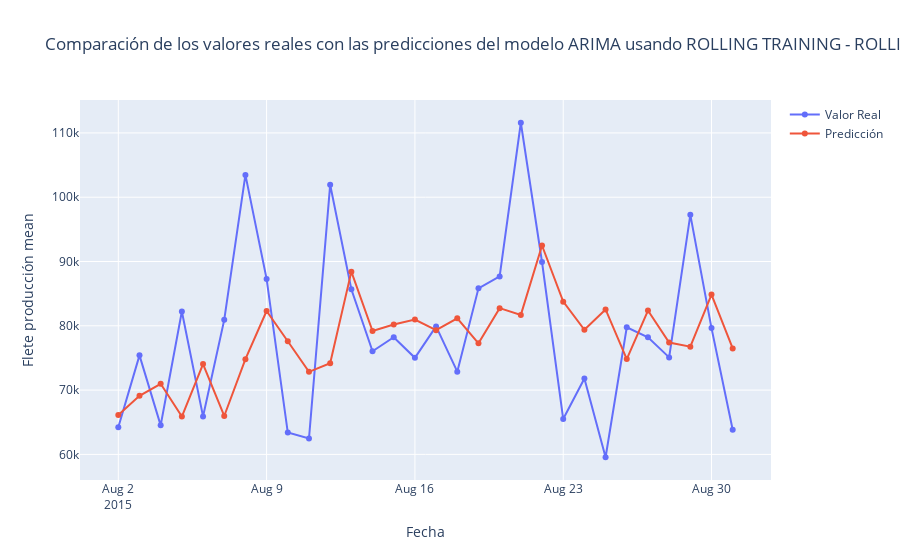

Notebook code cell kept with this figure:
### Code cell
plot_arima(
    test_df,
    values__arima_rolling,
    predictions__arima_rolling,
    title="Comparación de los valores reales con las predicciones del modelo ARIMA usando ROLLING TRAINING - ROLLING PREDICTIONS",
)

### Figure 1 — Plotly figure (JSON) as saved in the notebook; plotly's stock layout.template omitted (floating-point values rounded to 4 significant figures)
{"data": [{"hovertemplate": "Series=Valor Real<br>Fecha=%{x}<br>Flete producción mean=%{y}<extra></extra>", "legendgroup": "Valor Real", "line": {"color": "#636efa", "dash": "solid"}, "marker": {"symbol": "circle"}, "mode": "lines+markers", "name": "Valor Real", "orientation": "v", "showlegend": true, "type": "scatter", "x": ["2015-08-02T00:00:00", "2015-08-03T00:00:00", "2015-08-04T00:00:00", "2015-08-05T00:00:00", "2015-08-06T00:00:00", "2015-08-07T00:00:00", "2015-08-08T00:00:00", "2015-08-09T00:00:00", "2015-08-10T00:00:00", "2015-08-11T00:00:00", "2015-08-12T00:00:00", "2015-08-13T00:00:00", "2015-08-14T00:00:00", "2015-08-15T00:00:00", "2015-08-16T00:00:00", "2015-08-17T00:00:00", "2015-08-18T00:00:00", "2015-08-19T00:00:00", "2015-08-20T00:00:00", "2015-08-21T00:00:00", "2015-08-22T00:00:00", "2015-08-23T00:00:00", "2015-08-24T00:00:00", "2015-08-25T00:00:00", "2015-08-26T00:00:00", "2015-08-27T00:00:00", "2015-08-28T00:00:00", "2015-08-29T00:00:00", "2015-08-30T00:00:00", "2015-08-31T00:00:00"], "xaxis": "x", "y": [64218, 75405, 64517, 82218, 65907, 80927, 103470, 87295, 63396, 62461, 101928, 85677, 76049, 78232, 75020, 79906, 72864, 85825, 87671, 111580, 89922, 65502, 71796, 59557, 79771, 78207, 75090, 97256, 79642, 63832], "yaxis": "y"}, {"hovertemplate": "Series=Predicción<br>Fecha=%{x}<br>Flete producción mean=%{y}<extra></extra>", "legendgroup": "Predicción", "line": {"color": "#EF553B", "dash": "solid"}, "marker": {"symbol": "circle"}, "mode": "lines+markers", "name": "Predicción", "orientation": "v", "showlegend": true, "type": "scatter", "x": ["2015-08-02T00:00:00", "2015-08-03T00:00:00", "2015-08-04T00:00:00", "2015-08-05T00:00:00", "2015-08-06T00:00:00", "2015-08-07T00:00:00", "2015-08-08T00:00:00", "2015-08-09T00:00:00", "2015-08-10T00:00:00", "2015-08-11T00:00:00", "2015-08-12T00:00:00", "2015-08-13T00:00:00", "2015-08-14T00:00:00", "2015-08-15T00:00:00", "2015-08-16T00:00:00", "2015-08-17T00:00:00", "2015-08-18T00:00:00", "2015-08-19T00:00:00", "2015-08-20T00:00:00", "2015-08-21T00:00:00", "2015-08-22T00:00:00", "2015-08-23T00:00:00", "2015-08-24T00:00:00", "2015-08-25T00:00:00", "2015-08-26T00:00:00", "2015-08-27T00:00:00", "2015-08-28T00:00:00", "2015-08-29T00:00:00", "2015-08-30T00:00:00", "2015-08-31T00:00:00"], "xaxis": "x", "y": [66110.0, 69110.0, 70980.0, 65880.0, 74040.0, 65980.0, 74810.0, 82310.0, 77600.0, 72840.0, 74180.0, 88430.0, 79190.0, 80190.0, 80970.0, 79310.0, 81160.0, 77270.0, 82750.0, 81700.0, 92490.0, 83760.0, 79380.0, 82550.0, 74820.0, 82370.0, 77390.0, 76750.0, 84860.0, 76480.0], "yaxis": "y"}], "layout": {"legend": {"title": {"text": ""}, "tracegroupgap": 0}, "title": {"text": "Comparación de los valores reales con las predicciones del modelo ARIMA usando ROLLING TRAINING - ROLLING PREDICTIONS"}, "xaxis": {"anchor": "y", "domain": [0, 1], "title": {"text": "Fecha"}}, "yaxis": {"anchor": "x", "domain": [0, 1], "title": {"text": "Flete producción mean"}}}}
